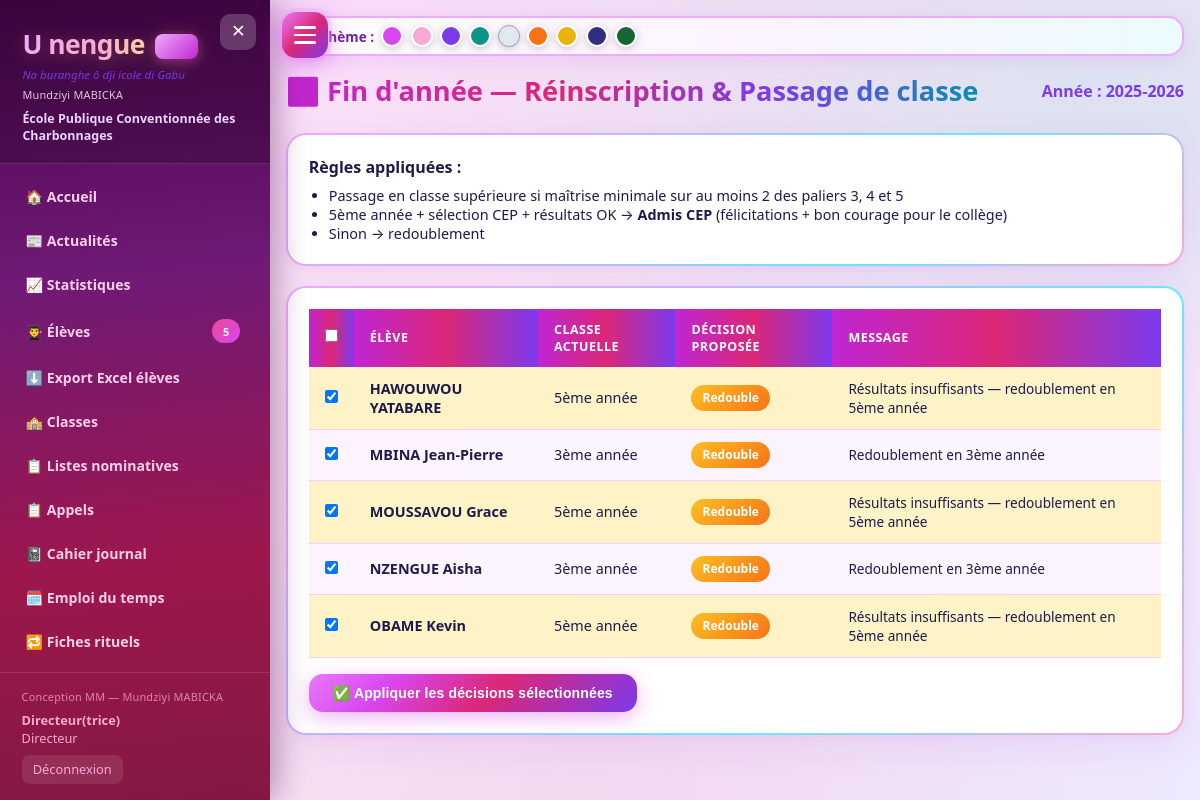
The page /reinscription (signed in) on the database its author committed.
### app.py (models this page shows)
class SchoolSettings(db.Model):
    id = db.Column(db.Integer, primary_key=True)
    tenant_id = db.Column(db.Integer, db.ForeignKey('tenant.id'), nullable=True, index=True)
    school_name = db.Column(db.String(200), default='École Primaire')
    address = db.Column(db.String(300), default='')
    phone = db.Column(db.String(50), default='')
    email = db.Column(db.String(120), default='')
    province = db.Column(db.String(100), default='')
    circonscription = db.Column(db.String(100), default='')
    director_name = db.Column(db.String(120), default='')
    annee_scolaire = db.Column(db.String(20), default='2025-2026')
    sms_enabled = db.Column(db.Boolean, default=False)
    sms_provider = db.Column(db.String(50), default='twilio')  # twilio / manuel
    sms_account_sid = db.Column(db.String(120), default='')
    sms_auth_token = db.Column(db.String(120), default='')
    sms_from_number = db.Column(db.String(30), default='')
    smtp_enabled = db.Column(db.Boolean, default=False)
    smtp_host = db.Column(db.String(120), default='smtp.gmail.com')
    smtp_port = db.Column(db.Integer, default=587)
    smtp_user = db.Column(db.String(120), default='')
    smtp_password = db.Column(db.String(200), default='')
    smtp_from = db.Column(db.String(120), default='')
    smtp_use_tls = db.Column(db.Boolean, default=True)
    logo_path = db.Column(db.String(300), default='')
    logo2_path = db.Column(db.String(300), default='')
    logo3_path = db.Column(db.String(300), default='')
    logo4_path = db.Column(db.String(300), default='')

class ClassRoom(db.Model):
    id = db.Column(db.Integer, primary_key=True)
    tenant_id = db.Column(db.Integer, db.ForeignKey('tenant.id'), nullable=True, index=True)
    name = db.Column(db.String(80), nullable=False)
    level = db.Column(db.String(30))  # 1ère année ... 5ème année
    teacher = db.Column(db.String(120))
    students = db.relationship('Student', backref='classroom', lazy=True)

class Student(db.Model):
    id = db.Column(db.Integer, primary_key=True)
    tenant_id = db.Column(db.Integer, db.ForeignKey('tenant.id'), nullable=True, index=True)
    matricule = db.Column(db.String(50), unique=True)
    last_name = db.Column(db.String(80), nullable=False)
    first_name = db.Column(db.String(80), nullable=False)
    birth_date = db.Column(db.Date)
    birth_place = db.Column(db.String(150))  # Lieu de naissance
    gender = db.Column(db.String(10))
    class_id = db.Column(db.Integer, db.ForeignKey('class_room.id'))
    parent_name = db.Column(db.String(120))
    parent_phone = db.Column(db.String(50))
    parent_relation = db.Column(db.String(30), default='Père')
    address = db.Column(db.String(200))
    photo_path = db.Column(db.String(300))
    status = db.Column(db.String(20), default='Nouveau')  # Nouveau / Redoublant
    nationality = db.Column(db.String(50), default='Gabonaise')
    provenance = db.Column(db.String(50), default='meme_ecole')
    parent_pin = db.Column(db.String(20), default='')  # code espace parents
    is_handicapped = db.Column(db.Boolean, default=False)
    is_primal = db.Column(db.Boolean, default=False)  # Primaux arrivés
    cep_selected = db.Column(db.Boolean, default=False)
    cep_admis = db.Column(db.Boolean, default=False)
    annee_inscription = db.Column(db.String(20), default='2025-2026')
    created_at = db.Column(db.DateTime, default=datetime.utcnow)
    @property
    def full_name(self):
        return f"{self.last_name} {self.first_name}"

### app.py (the view)
@app.route('/reinscription')
@director_required
def reinscription():
    settings = scoped_query(SchoolSettings).first()
    students = scoped_query(Student).order_by(Student.last_name).all()
    results = []
    for s in students:
        level = s.classroom.level if s.classroom else None
        can = student_can_promote(s.id) if level else False
        next_lv = NEXT_LEVEL.get(level) if level else None
        if level == '5ème année':
            if s.cep_selected and can:
                decision = 'cep_admis'
                message = f'Félicitations 🎉💐 {s.full_name} ! Admission au CEP réussie. Bon courage pour le collège !'
            elif can:
                decision = 'redouble_ou_attente'
                message = 'Résultats suffisants mais non sélectionné CEP — à traiter manuellement'
            else:
                decision = 'redouble'
                message = 'Résultats insuffisants — redoublement en 5ème année'
        else:
            if can and next_lv:
                decision = 'promu'
                message = f'Félicitations 🎉💐 {s.full_name} ! Passage en {next_lv}.'
            else:
                decision = 'redouble'
                message = f'Redoublement en {level}'
        results.append({
            'student': s, 'level': level, 'next': next_lv,
            'can': can, 'decision': decision, 'message': message
        })
    return render_template('reinscription.html', results=results, settings=settings)

### app.py (called while the page is built, shortened)
def director_required(f):
    @wraps(f)
    def decorated(*args, **kwargs):
        if 'user_id' not in session:
            flash('Veuillez vous connecter.', 'warning')
            return redirect(url_for('login'))
        if session.get('role') not in ('Directeur', 'Createur') and not session.get('is_creator'):
            flash('Accès réservé au directeur.', 'danger')
            return redirect(url_for('dashboard'))
        return f(*args, **kwargs)
    return decorated

def current_tenant_id():
    if session.get('is_creator'):
        return session.get('view_tenant_id')  # optionnel : voir une école
    return session.get('tenant_id')

def scoped_query(model):
    q = model.query
    if not hasattr(model, 'tenant_id'):
        return q
    if session.get('is_creator') and not session.get('view_tenant_id'):
        return q  # créateur voit tout
    tid = current_tenant_id()
    if tid is None:
        return q.filter(model.tenant_id == -1)  # rien
    return q.filter(model.tenant_id == tid)

@app.before_request
def before_request_migrate():
    global _schema_ready

@app.context_processor
def inject_globals():
    try:
        settings = scoped_query(SchoolSettings).first()
        students_count = scoped_query(Student).count()
    except Exception:
        settings = None
        students_count = 0
    return dict(settings=settings, students_count=students_count,
                mastery_class=mastery_class, COMPETENCES=COMPETENCES,
                NIVEAUX=NIVEAUX, PALIERS=PALIERS,
                theme=session.get('theme', 'fuchsia'))

def student_can_promote(student_id):
    ok_paliers = 0
    for palier in ['Palier 3', 'Palier 4', 'Palier 5']:
        data, pm = compute_bulletin_data(student_id, palier)
        if pm in ('Maxi', 'Mini'):
            ok_paliers += 1
    return ok_paliers >= 2

### templates/reinscription.html (shortened to what this page needs)
{% extends "base.html" %}
{% block content %}
<div class="page-header">
    <h2>🔄 Fin d'année — Réinscription & Passage de classe</h2>
    <span style="color:#7c3aed;font-weight:600">Année : {{ settings.annee_scolaire if settings else '' }}</span>
</div>
<div class="card" style="margin-bottom:1.25rem;background:linear-gradient(135deg,#fce7f3,#fef3c7)">
    <p><strong>Règles appliquées :</strong></p>
    <ul style="margin:0.5rem 0 0 1.25rem;font-size:0.9rem">
        <li>Passage en classe supérieure si maîtrise minimale sur au moins 2 des paliers 3, 4 et 5</li>
        <li>5ème année + sélection CEP + résultats OK → <strong>Admis CEP</strong> (félicitations + bon courage pour le collège)</li>
        <li>Sinon → redoublement</li>
    </ul>
</div>
<form method="POST" action="{{ url_for('appliquer_reinscription') }}">
<div class="card">
    <div class="table-wrap">
        <table>
            <thead>
                <tr>
                    <th><input type="checkbox" onclick="document.querySelectorAll('.sid').forEach(c=>c.checked=this.checked)"></th>
                    <th>Élève</th>
                    <th>Classe actuelle</th>
                    <th>Décision proposée</th>
                    <th>Message</th>
                </tr>
            </thead>
            <tbody>
            {% for r in results %}
            <tr style="{% if r.decision == 'promu' or r.decision == 'cep_admis' %}background:#dcfce7{% elif r.decision == 'redouble' %}background:#fef3c7{% endif %}">
                <td><input type="checkbox" class="sid" name="student_id" value="{{ r.student.id }}" checked></td>
                <td><strong>{{ r.student.full_name }}</strong></td>
                <td>{{ r.level or '—' }}</td>
                <td>
                    {% if r.decision == 'promu' %}
                    <span class="badge badge-success">→ {{ r.next }}</span>
                    {% elif r.decision == 'cep_admis' %}
                    <span class="badge badge-maxi">🎓 Admis CEP</span>
                    {% elif r.decision == 'redouble' %}
                    <span class="badge badge-warning">Redouble</span>
                    {% else %}
                    <span class="badge badge-secondary">{{ r.decision }}</span>
                    {% endif %}
                </td>
                <td style="font-size:0.85rem">{{ r.message }}</td>
            </tr>
            {% else %}
            <tr><td colspan="5" style="text-align:center;padding:2rem">Aucun élève</td></tr>
            {% endfor %}
            </tbody>
        </table>
    </div>
    <button type="submit" class="btn btn-primary" style="margin-top:1rem;padding:0.7rem 1.5rem"
            onclick="return confirm('Appliquer les passages de classe et passer à la nouvelle année scolaire ?')">
        ✅ Appliquer les décisions sélectionnées
    </button>
</div>
</form>
{% endblock %}

### templates/base.html (shortened to what this page needs)
<!DOCTYPE html>
<html lang="fr" data-theme="{{ theme|default("fuchsia") }}">
<head>
    <link rel="stylesheet" href="{{ url_for('static', filename='css/style.css') }}">
</head>
<body>
    <button type="button" class="menu-fab" id="menuToggle" aria-label="Menu">
        <span></span><span></span><span></span>
    </button>
    <aside class="sidebar" id="sidebar">
        <div class="sidebar-header">
            <button type="button" class="menu-close" id="menuClose" aria-label="Fermer">✕</button>
            <h1>U nengue <span class="mm-badge">MM</span></h1>
            <div class="subtitle">Na buranghe ô dji icole di Gabu</div>
            <div class="mm-credit" style="opacity:0.85;margin-top:0.25rem">Mundziyi MABICKA</div>
            <div class="school-name">{{ settings.school_name if settings else 'École Primaire' }}</div>
        </div>
        <nav class="sidebar-nav">
            <a href="{{ url_for('dashboard') }}" class="nav-item {% if request.endpoint == 'dashboard' %}active{% endif %}">🏠 Accueil</a>
            <a href="{{ url_for('actualites') }}" class="nav-item {% if request.endpoint and 'actualite' in request.endpoint %}active{% endif %}">📰 Actualités</a>
            <a href="{{ url_for('statistiques') }}" class="nav-item {% if request.endpoint and 'statistique' in request.endpoint %}active{% endif %}">📈 Statistiques</a>
            <a href="{{ url_for('eleves') }}" class="nav-item {% if 'eleve' in (request.endpoint or '') %}active{% endif %}">👨‍🎓 Élèves <span class="badge">{{ students_count }}</span></a>
            <a href="{{ url_for('export_eleves_xlsx') }}" class="nav-item">⬇️ Export Excel élèves</a>
            {% if session.get('role') == 'Directeur' %}
            <a href="{{ url_for('classes') }}" class="nav-item {% if 'classe' in (request.endpoint or '') %}active{% endif %}">🏫 Classes</a>
            {% endif %}
            <a href="{{ url_for('listes') }}" class="nav-item {% if 'liste' in (request.endpoint or '') %}active{% endif %}">📋 Listes nominatives</a>
            <a href="{{ url_for('appels') }}" class="nav-item {% if request.endpoint and 'appel' in request.endpoint %}active{% endif %}">📋 Appels</a>
            <a href="{{ url_for('cahier_journal') }}" class="nav-item {% if request.endpoint and 'cahier' in request.endpoint %}active{% endif %}">📓 Cahier journal</a>
            <a href="{{ url_for('emploi_du_temps') }}" class="nav-item {% if request.endpoint and 'emploi' in (request.endpoint or '') %}active{% endif %}">🗓️ Emploi du temps</a>
            <a href="{{ url_for('fiches_rituels') }}" class="nav-item {% if request.endpoint and 'rituel' in (request.endpoint or '') %}active{% endif %}">🔁 Fiches rituels</a>
            <a href="{{ url_for('fiches_preparation') }}" class="nav-item {% if request.endpoint and 'preparation' in (request.endpoint or '') %}active{% endif %}">📝 Préparations</a>
        </nav>
        <div class="sidebar-footer">
            <div class="mm-credit">Conception MM — Mundziyi MABICKA</div>
            <div><strong>{{ session.get('full_name', '') }}</strong></div>
            <div>{{ session.get('role', '') }}</div>
            <a href="{{ url_for('logout') }}" class="sidebar-logout">Déconnexion</a>
        </div>
    </aside>
    <main class="main" id="mainContent">
        <div class="theme-bar-top">
            <span>🎨 Thème :</span>
            <a href="{{ url_for('set_theme', name='fuchsia') }}" class="theme-dot" style="background:#d946ef" title="Fuchsia"></a>
            <a href="{{ url_for('set_theme', name='maternelle-pastel') }}" class="theme-dot" style="background:#f9a8d4" title="Maternelle"></a>
            <a href="{{ url_for('set_theme', name='mauve-spatial') }}" class="theme-dot" style="background:#7c3aed" title="Mauve"></a>
            <a href="{{ url_for('set_theme', name='emeraude-mer') }}" class="theme-dot" style="background:#0d9488" title="Émeraude"></a>
            <a href="{{ url_for('set_theme', name='cristal-miranda') }}" class="theme-dot" style="background:#e2e8f0;border:1px solid #94a3b8" title="Cristal"></a>
            <a href="{{ url_for('set_theme', name='orange-vert') }}" class="theme-dot" style="background:#f97316" title="Orange"></a>
            <a href="{{ url_for('set_theme', name='soleil-or') }}" class="theme-dot" style="background:#eab308" title="Soleil"></a>
            <a href="{{ url_for('set_theme', name='nuit-indigo') }}" class="theme-dot" style="background:#312e81" title="Indigo"></a>
            <a href="{{ url_for('set_theme', name='foret-okoume') }}" class="theme-dot" style="background:#166534" title="Forêt"></a>
        </div>
        <div class="page-body">
            {% block content %}{% endblock %}
        </div>
    </main>
</body>
</html>

### rows shown on the page
SchoolSettings: school_name "École Publique Conventionnée des Charbonnages", annee_scolaire "2025-2026"
ClassRoom: student.full_name "HAWOUWOU YATABARE", level "5ème année", message "Résultats insuffisants — redoublement en 5ème année", student.full_name "MOUSSAVOU Grace", student.full_name "OBAME Kevin"
ClassRoom: student.full_name "MBINA Jean-Pierre", level "3ème année", message "Redoublement en 3ème année", student.full_name "NZENGUE Aisha"

### other values the page prints
{{ students_count }} "5"
{{ session.get('full_name', '') }} "Directeur(trice)"
{{ session.get('role', '') }} "Directeur"
